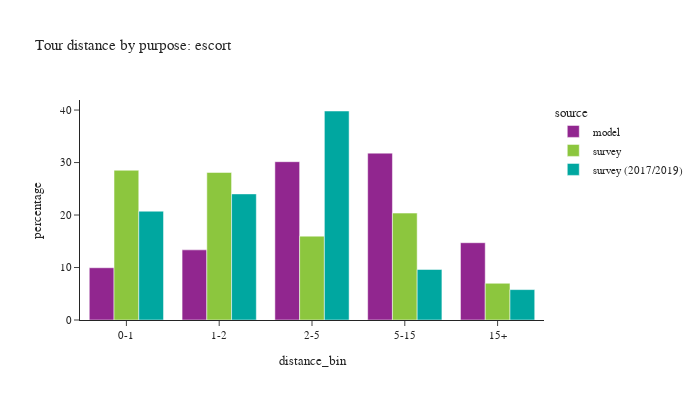

The code cell stored with this chart in its notebook:
### Code cell
plot_bins(tour, tour['pdpurp'] == 3, 'escort')

### Figure 1 — Plotly figure (JSON) as saved in the notebook; plotly's stock layout.template omitted (floating-point values rounded to 4 significant figures)
{"data": [{"alignmentgroup": "True", "customdata": [[7569], [10160], [22931], [24170], [11192]], "hovertemplate": "source=model<br>distance_bin=%{x}<br>percentage=%{y}<br>sample count=%{customdata[0]}<extra></extra>", "legendgroup": "model", "marker": {"color": "#91268F", "pattern": {"shape": ""}}, "name": "model", "offsetgroup": "model", "orientation": "v", "showlegend": true, "textposition": "auto", "type": "bar", "x": ["0-1", "1-2", "2-5", "5-15", "15+"], "xaxis": "x", "y": [9.956, 13.36, 30.16, 31.79, 14.72], "yaxis": "y"}, {"alignmentgroup": "True", "customdata": [[228], [229], [212], [152], [64]], "hovertemplate": "source=survey<br>distance_bin=%{x}<br>percentage=%{y}<br>sample count=%{customdata[0]}<extra></extra>", "legendgroup": "survey", "marker": {"color": "#8CC63E", "pattern": {"shape": ""}}, "name": "survey", "offsetgroup": "survey", "orientation": "v", "showlegend": true, "textposition": "auto", "type": "bar", "x": ["0-1", "1-2", "2-5", "5-15", "15+"], "xaxis": "x", "y": [28.53, 28.12, 15.98, 20.37, 6.999], "yaxis": "y"}, {"alignmentgroup": "True", "customdata": [[228], [187], [239], [122], [30]], "hovertemplate": "source=survey (2017/2019)<br>distance_bin=%{x}<br>percentage=%{y}<br>sample count=%{customdata[0]}<extra></extra>", "legendgroup": "survey (2017/2019)", "marker": {"color": "#00A7A0", "pattern": {"shape": ""}}, "name": "survey (2017/2019)", "offsetgroup": "survey (2017/2019)", "orientation": "v", "showlegend": true, "textposition": "auto", "type": "bar", "x": ["0-1", "1-2", "2-5", "5-15", "15+"], "xaxis": "x", "y": [20.73, 24.03, 39.82, 9.629, 5.793], "yaxis": "y"}], "layout": {"barmode": "group", "font": {"size": 11}, "height": 400, "legend": {"title": {"text": "source"}, "tracegroupgap": 0}, "title": {"text": "Tour distance by purpose: escort"}, "width": 700, "xaxis": {"anchor": "y", "domain": [0.0, 1.0], "title": {"text": "distance_bin"}}, "yaxis": {"anchor": "x", "domain": [0.0, 1.0], "title": {"text": "percentage"}}}}
